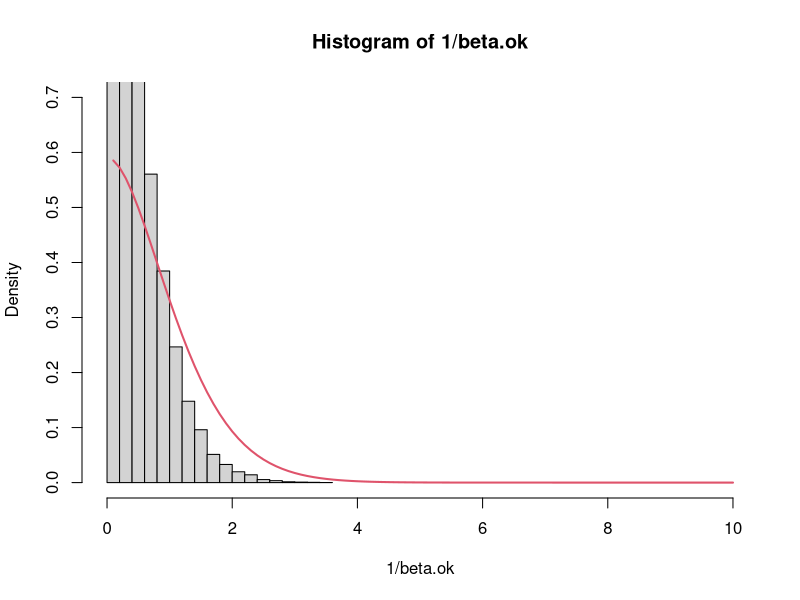

This figure's R source:
# Acceptation-rejection for sampling the prior distribution of beta
# (Exercise on maximum entropy)

# Number of wished prior samples of beta
M <- 100000

# Value of lambda1
lambda1 <- 1

# Euler constant (0.57...)
euler <- -digamma(1)

# Target log-density to sample from (log prior)
log.prior <- function(x)
{
	res <- -(lambda1+1)*log(x) - lambda1*euler/x -lambda1*lgamma(1+1/x)
	return(res)
}

# Instrumental log-density (inverse gamma)
log.instr <- function(x)
{
	lambda1*log(lambda1/euler) - lgamma(lambda1) -(lambda1+1)*log(x) - lambda1*euler/x
}

# Log-constant K
log.K <- euler*log(3/sqrt(pi)) + lgamma(euler)


# Simulation loop (acceptation-rejection)

k <- 0
beta.ok <- beta.non.ok <- c()
while (TRUE)
{
	beta.prop <- 1/rgamma(1,lambda1,lambda1/euler) # instrumental sampling
	u         <- runif(1)						   # uniform sampling
	test      <- log(u) <= log.prior(beta.prop) - log.K - log.instr(beta.prop) # acceptatin-rejection test
	beta.ok   <- c(beta.ok,beta.prop[test])
	beta.non.ok   <- c(beta.non.ok,beta.prop[!test])
	k <- k+1
	if (k>=M){break}
}

# Calculation of the proportion of acceptance
p <- length(beta.ok)/(length(beta.ok)+length(beta.non.ok))

# Calculation of the integration constant
int.const <- (exp(log.K))*p



# Full target (prior) density for the reparametrization Y = 1/beta
target <- function(x)
{
	return((int.const)*exp(log.prior(1/x))/x^2)
}


# Plotting the histogram of accepted samples Y=1/beta and the target density
hist(1/beta.ok,freq=F,xlim=c(0,10),ylim=c(0,0.7))
curve(target,col=2,lwd=2,add=T)  
  
    
  

